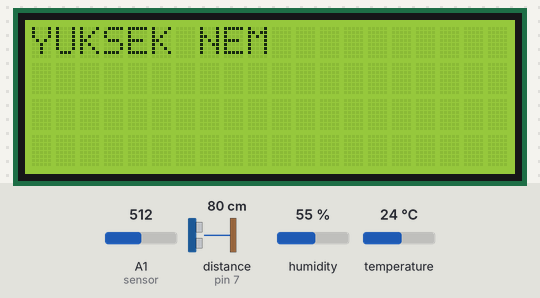
This sketch was run on a simulated Arduino Uno, built with avr-gcc and run on an emulated ATmega328P. On the bench: 20×4 character LCD. Wiring (inferred from the names in the program): ultrasonic range finder: trigger pin 8; echo pin 7. Inputs (shaded band) come from the test bench; at power-on: temperature 24 °C, distance to the obstacle (sensor on pin 7) 80 cm, A1 (sensor) = 512, humidity 55 %. The echo pulse lasts 58.3 µs per cm; the modem accepts every AT command (registered, SIM ready, sends succeed) and sends nothing else; what the sketch prints to the serial monitor is not drawn.

Above: at 1.5 s.
1.6 s: temperature set to 33 °C
At 3.6 s:
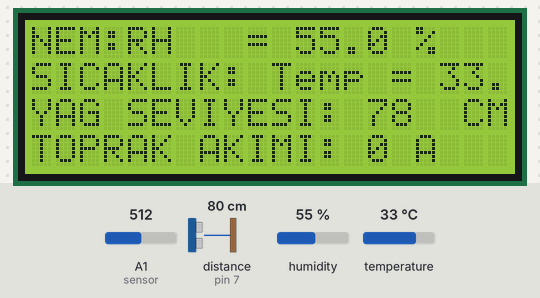
8.7 s: distance to the obstacle (sensor on pin 7) set to 120 cm
At 10.6 s:
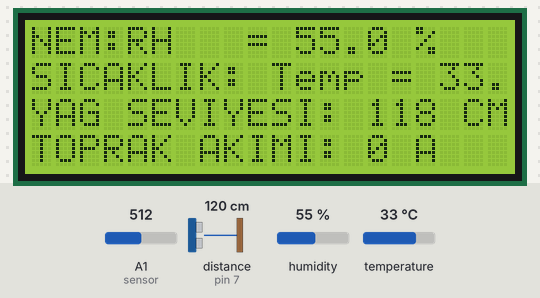
15.9 s: A1 (sensor) set to 306
At 17.6 s:
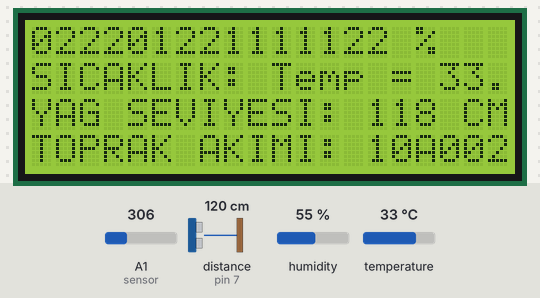
23.1 s: distance to the obstacle (sensor on pin 7) set to 2 cm
At 24.6 s:
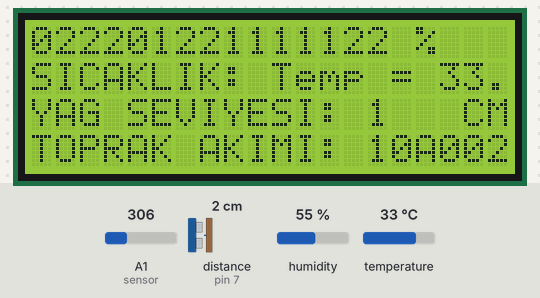
25.6 s: distance to the obstacle (sensor on pin 7) set to 60 cm
At 26.2 s:
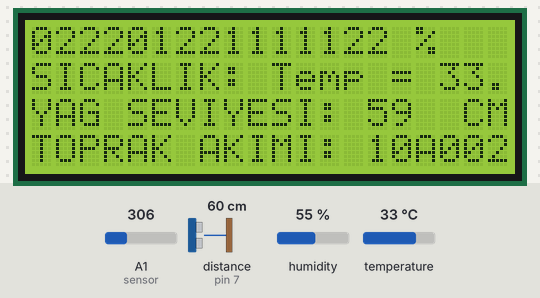
32.8 s: temperature set to 29 °C
At 34.9 s:
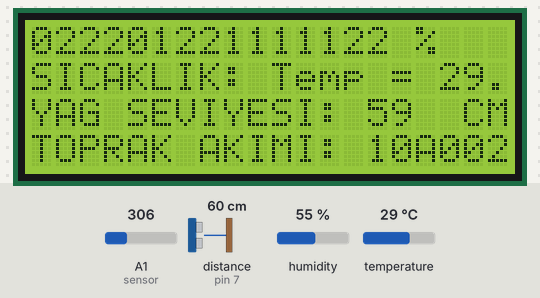

The sketch:

Gsm_Tabanl__trafo_izleme.ino
```cpp
#include "DHT.h"
#include <Wire.h>
#include <LiquidCrystal.h>
#include<SoftwareSerial.h>

LiquidCrystal lcd(12, 11, 5, 4, 3, 2);
SoftwareSerial SIM900(9, 10);
#define DHTPIN 6
#define DHTTYPE DHT11  // DHT11 sensor is used
DHT dht(DHTPIN, DHTTYPE);   // Initialize DHT library
char temperature[] = "Temp = 00.0 C  ";
char humidity[]    = "RH   = 00.0 %  ";


const int trigPin = 8; // Trigger Pin of Ultrasonic Sensor
const int echoPin = 7; // Echo Pin of Ultrasonic Sensor
long duration;
int OilLevel;


int delayTime = 200;

int EarthCurrent;
float SensorReadEarth;
float sensitivity = 0.185;


void setup() {
  // put your setup code here, to run once:
pinMode(trigPin, OUTPUT);
pinMode(echoPin, INPUT);
lcd.begin(20, 4);
  dht.begin();
 Serial.begin(9600);
 SIM900.begin(9600);
 delay(100);

Serial.println(" UZAKTAN TRAFO İZLEME");

lcd.setCursor(2,1);
lcd.print("UZAKTAN");
lcd.setCursor(13,1);
lcd.print("TRAFO ");
lcd.setCursor(4,2);
lcd.print("IZLEME");
lcd.setCursor(0,3);
lcd.print("YAG NEM SICAKLIK");
delay (delayTime);
lcd.clear();

}

void loop() {


//EARTH CURRENT//
SensorReadEarth = analogRead(A1)*(5.0 / 1023.0);     //We read the sensor output
EarthCurrent = (SensorReadEarth - 2.5)/sensitivity;   //Calculate the current value for earth


// SENSING OIL LEVEL//
digitalWrite(trigPin, LOW);
delayMicroseconds(2);
digitalWrite(trigPin, HIGH);
delayMicroseconds(10);
digitalWrite(trigPin, LOW);
duration = pulseIn(echoPin, HIGH);
OilLevel = duration * 0.034 / 2;


//LCD PRINTING//


 // Read humidity
  byte RH = dht.readHumidity();
  //Read temperature in degree Celsius
  byte Temp = dht.readTemperature();
  if (isnan(RH) || isnan(Temp)) {
    lcd.clear();
    lcd.setCursor(5, 0);
    lcd.print("Error");
    return;
  }
  temperature[7]     = Temp / 10 + 48;
  temperature[8]     = Temp % 10 + 48;
  temperature[11]    = 223;
  humidity[7]        = RH / 10 + 48;
  humidity[8]        = RH % 10 + 48;
lcd.setCursor (0 , 0);
lcd.print ("NEM:");         // printing “ humidity is : ” on the display
lcd.print(humidity);              // printing humidity on the display

lcd.setCursor ( 0, 1 );                   //  starting the cursor from  top left
lcd.print ("SICAKLIK: ");       // printing the “ Temperature is : ” on the lcd
 lcd.print(temperature);


lcd.setCursor(0,2);
lcd.print("YAG SEVIYESI:");
lcd.setCursor(14,2);
lcd.print(OilLevel);
lcd.setCursor(18,2);
lcd.print("CM");

lcd.setCursor(0,3);
lcd.print("TOPRAK AKIMI:");
lcd.setCursor(14,3);
lcd.print(EarthCurrent,3);
lcd.setCursor(16,3);
lcd.print("A");
delay(600);


 if (Temp >30)
{
lcd_tempPrint();
sms();
 delay(300);

  }
if (OilLevel > 900)
{
 lcd_oilLevelFULLPrint();
 sms1();

 delay(1000);
  }
  else if (OilLevel < 300)

{
  lcd_oilLevelLOWPrint();
 sms2();
 delay(300);
  }
  if (RH> 30)
{
lcd_RHPrint();
sms4();
 delay(300);

  }


}


// LCD PRINTING CONDITION//

void lcd_oilLevelFULLPrint()
{
lcd.clear();
lcd.setCursor(1,1);
lcd.clear();                                  //if condition temp for it to print.
lcd.print("YAG TANKI DOLU");

}

void lcd_oilLevelLOWPrint()
{
lcd.clear();
lcd.setCursor(0,2);
lcd.clear();                                  //if condition temp for it to print.
lcd.print("YAG TANKI DUSUK");

}


void lcd_tempPrint()
{
lcd.clear();
lcd.setCursor(0,0);
lcd.clear();                                  //if condition temp for it to print.
lcd.print("YUKSEK SICAKLIK");

}

void lcd_RHPrint()
{
lcd.clear();
lcd.setCursor(0,0);
lcd.clear();                                  //if condition temp for it to print.
lcd.print("YUKSEK NEM");

}

void sms()

{
SIM900.print("AT+CMGF=1\r");
SIM900.println("AT + CMGS = \"+xxxxxxxxxxxx\"");// recipient's mobile number
Serial.println("AT + CMGS = \"+xxxxxxxxxxxx\"");// recipient's mobile number
SIM900.println("YUKSEK TRAFO SICAKLIGI"); // message to send
Serial.println("YUKSEK TRAFO SICAKLIGI");
SIM900.println((char)26); // End AT command with a ^Z, ASCII code 26
Serial.println((char)26);
SIM900.println();
}

void sms1(){
SIM900.print("AT+CMGF=1\r");
SIM900.println("AT + CMGS = \"+xxxxxxxxxxxx\"");// recipient's mobile number
Serial.println("AT + CMGS = \"+xxxxxxxxxxxx\"");// recipient's mobile number
SIM900.println("YAG TANKI DOLU"); // message to send
Serial.println("YAG TANKI DOLU");
SIM900.println((char)26); // End AT command with a ^Z, ASCII code 26
Serial.println((char)26);
SIM900.println();

}

void sms2(){
SIM900.print("AT+CMGF=1\r");
SIM900.println("AT + CMGS = \"+xxxxxxxxxxxx\"");// recipient's mobile number
Serial.println("AT + CMGS = \"+xxxxxxxxxxxx\"");// recipient's mobile number
SIM900.println("DUSUK YAG SEVIYESI"); // message to send
Serial.println("DUSUK YAG SEVIYESI");
SIM900.println((char)26); // End AT command with a ^Z, ASCII code 26
Serial.println((char)26);
SIM900.println();
}

void sms3(){
SIM900.print("AT+CMGF=1\r");
SIM900.println("AT + CMGS = \"+xxxxxxxxxxxx\"");// recipient's mobile number
Serial.println("AT + CMGS = \"+xxxxxxxxxxxx\"");// recipient's mobile number
SIM900.println("TOPRAK AKIMI HATASI "); // message to send
Serial.println("TOPRAK AKIMI HATASI ");
SIM900.println((char)26); // End AT command with a ^Z, ASCII code 26
Serial.println((char)26);
SIM900.println();

}

void sms4(){
SIM900.print("AT+CMGF=1\r");
SIM900.println("AT + CMGS = \"+xxxxxxxxxxxx\"");// recipient's mobile number
Serial.println("AT + CMGS = \"+xxxxxxxxxxxx\"");// recipient's mobile number
SIM900.println("YÜKSEK NEM"); // message to send
Serial.println("YÜKSEK NEM");
SIM900.println((char)26); // End AT command with a ^Z, ASCII code 26
Serial.println((char)26);
SIM900.println();

}
```

Measured:
- after the input at 15.9 s, the display: first differs from a run without the input after 1.2 s (image 3)
- what the display in image 1 shows lasts 0.7 s, from 3.1 s to 3.8 s
